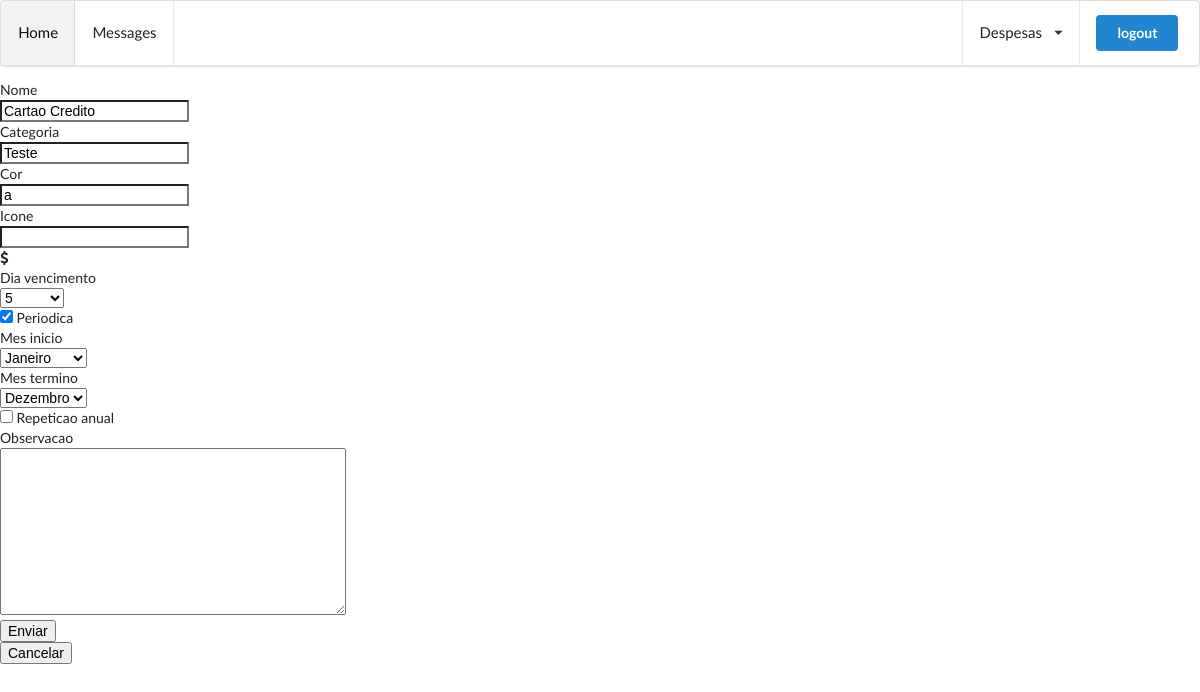
Page /despesa/28/alteracao/ (signed in) on the committed database.
### www/models.py (models this page shows, shortened)
class Despesa(models.Model):
    nome = models.CharField(max_length=40)
    estimativa = models.DecimalField(max_digits=12, decimal_places=2, validators=[MinValueValidator(0)])
    dia_vencimento = models.PositiveIntegerField(choices=dias_vemcimento)
    mes_inicio = models.PositiveIntegerField(blank=True, null=True, validators=[MinValueValidator(0), MaxValueValidator(11)])
    mes_termino = models.PositiveIntegerField(blank=True, null=True, validators=[MinValueValidator(1), MaxValueValidator(12)])
    cor = models.CharField(max_length=10, blank=True)
    icone = models.CharField(max_length=15, blank=True)
    categoria = models.CharField(max_length=21, blank=True)
    data_criacao = models.DateTimeField(auto_now_add=True)
    periodica = models.BooleanField(default=False)
    repeticao_anual = models.BooleanField(default=False)
    observacao = models.TextField(blank=True)
    usuario = models.ForeignKey(User, on_delete=models.PROTECT)

### www/views.py (the view)
# urls.py: path('despesa/<int:despesa_id>/alteracao/', views.alteracao_despesa, name='alteracao_despesa'),
@login_required
def alteracao_despesa(request, despesa_id):
    try:
        despesa = Despesa.objects.get(id=despesa_id, usuario=request.user)
        if request.method == 'POST':
            form = DespesaForm(request.POST, instance=despesa)
            if form.has_changed():
                if form.is_valid():
                    despesa.save()
                    return redirect(reverse('cadastro_conta', args=[despesa.id]))
                else:
                    return HttpResponse('formulario invalido')
            else:
                return HttpResponse('nada mudou')
        else:
            form = DespesaForm(model_to_dict(despesa))
            return render(request, 'alteracao_despesa.html', {'form': form})
    except Despesa.DoesNotExist:
        return HttpResponse('Operaçao nao disponivel')

### www/templates/alteracao_despesa.html (shortened to what this page needs)
{% extends 'base.html' %}
{% load widget_tweaks %}
{% block content %}
{% load staticfiles %}
<form action="." method="post">
    <div class="field">
        <label class="label" for="#{{ form.nome.id_for_label }}">{{ form.nome.label }}</label>
        <div class="control">
            {% render_field form.nome class+="input" %}
        </div>
    </div>
    <div class="field">
        <label class="label" for="#{{ form.categoria.id_for_label }}">{{ form.categoria.label }}</label>
        <div class="control">
                {% render_field form.categoria %}
        </div>
    </div>
    <div class="field">
        <label class="label" for="#{{ form.cor.id_for_label }}">{{ form.cor.label }}</label>
        <div class="control">
                {% render_field form.cor %}
        </div>
    </div>
    <div class="field">
        <label class="label" for="#{{ form.icone.id_for_label }}">{{ form.icone.label }}</label>
        <div class="control">
                {% render_field form.icone %}
        </div>
    </div>
    <div class="field">
        <div class="control control has-icons-left has-icons-right">
            <span class="icon is-small is-left">
                <i class="fas fa-dollar-sign"></i>
            </span>
        </div>
    </div>
    <div class="field">
        <label class="label" for="#{{ form.dia_vencimento.id_for_label }}">{{ form.dia_vencimento.label }}</label>
        <div class="control">
            <div class="select">
                {% render_field form.dia_vencimento %}
            </div>
        </div>
    </div>
        <div class="field">
            <div class="control">
                <label class="checkbox" for="#{{ form.periodica.id_for_label }}">
                    {% render_field form.periodica %} {{ form.periodica.label }}
                </label>
            </div>
        </div>
    <div class="field">
        <label class="label" for="#{{ form.mes_inicio.id_for_label }}">{{ form.mes_inicio.label }}</label>
        <div class="control control has-icons-right">
            {{ form.mes_inicio|add_class:"input"|add_error_class:"is-danger" }}
        </div>
    </div>
    <div class="field">
        <label class="label" for="#{{ form.mes_termino.id_for_label }}">{{ form.mes_termino.label }}</label>
        <div class="control control has-icons-right">
            {{ form.mes_termino|add_class:"input"|add_error_class:"is-danger" }}
        </div>
        <div class="field">
            <div class="control">
                <label class="checkbox" for="#{{ form.repeticao_anual.id_for_label }}">
                    {% render_field form.repeticao_anual %} {{ form.repeticao_anual.label }}
                </label>
            </div>
        </div>
        <div class="field">
            <label class="label" for="#{{ form.observacao.id_for_label }}">{{ form.observacao.label }}</label>
            <div class="control">
                {% render_field form.observacao class+="textarea" %}
            </div>
        </div>
        <div class="field is-grouped">
            <div class="control">
                <button type="submit" class="button is-link">Enviar</button>
            </div>
            <div class="control">
                <button class="button is-text">Cancelar</button>
            </div>
        </div>
</form>
{% endblock %}

### rows in the picture
Despesa: nome "Cartao Credito", categoria "Teste", cor "a", dia_vencimento "5", periodica "☑", mes_inicio "Janeiro", mes_termino "Dezembro"
